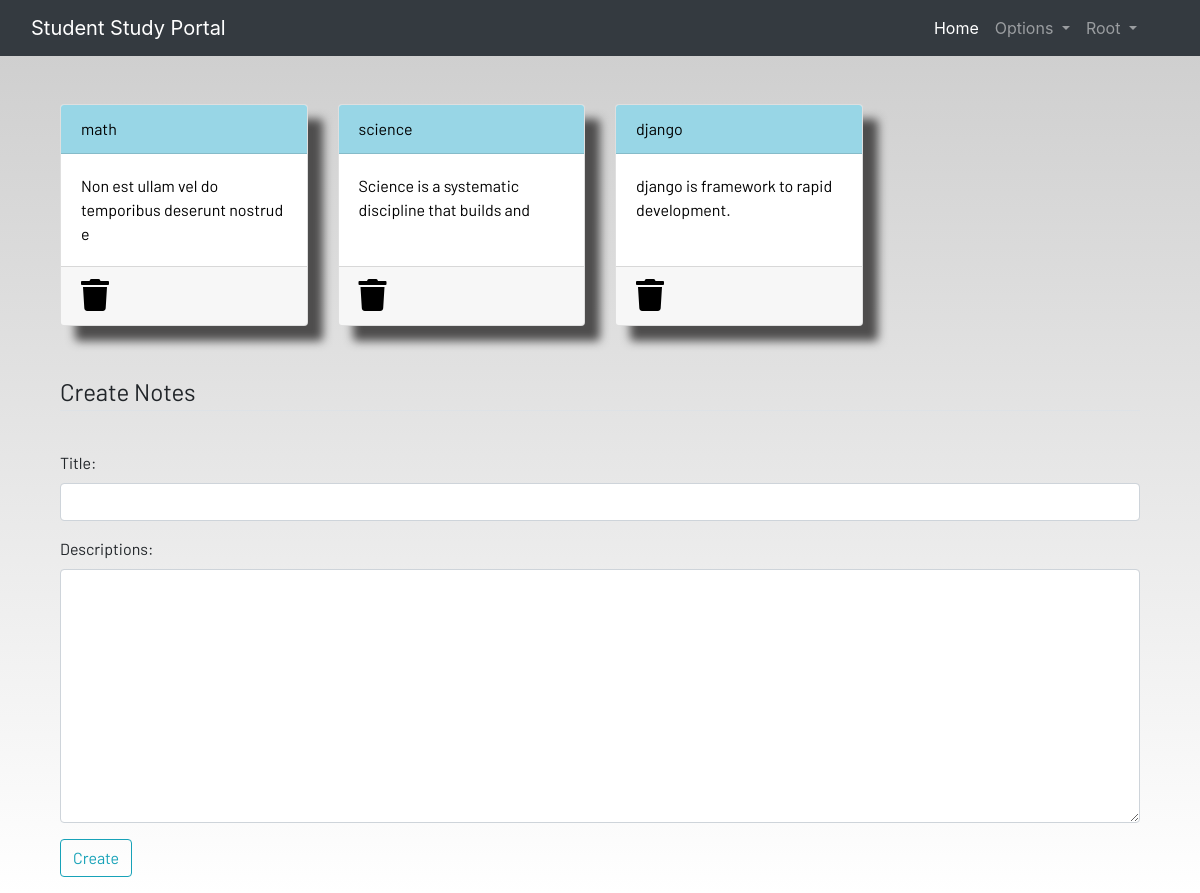
/notes/ (signed in), run on the app's committed database.
### dashbord/models.py (models this page shows, shortened)
class Notes(models.Model):
    user = models.ForeignKey(User, on_delete=models.CASCADE)
    title = models.CharField(max_length=200)
    descriptions = models.TextField()

### dashbord/views.py (the view)
# urls.py: path("notes/", views.notes , name="notes"),
@login_required(login_url='login')
def notes(request):
    if request.method == "POST":
        form = NoteForm(request.POST)
        if form.is_valid():
            notes = Notes(user=request.user, title=request.POST['title'], descriptions=request.POST['descriptions'])
            notes.save()
            messages.success(request, f"Note added {request.user.username} successfully")
    form = NoteForm()
    notes = Notes.objects.filter(user=request.user)
    context = {
        "notes":notes,
        "form":form ,
    }
    return render(request, "dashboard/notes.html", context)

### dashbord/forms.py
class NoteForm(forms.ModelForm):
    class Meta:
        model = Notes
        fields =["title","descriptions"]

### dashbord/templatetags/custom_filters.py (called while the page is built)
@register.filter
def add_class(field, css_class):
    return field.as_widget(attrs={'class': css_class})

### dashbord/templates/dashboard/notes.html (shortened to what this page needs)
{% extends 'dashboard/base.html' %}
{% load static %}
{% block content %}
{% load custom_filters %}
<div class="container">
    <div class="row">
        {% for note in notes %}
        <div class="col-md-3">
            <a href=" {% url 'notesdetails' note.id %} ">
                <div class="card">
                    <div class="card-header">{{note.title}}</div>
                    <div class="card-body">{{note.descriptions|slice:"0:50"}}</div>
                    <div class="card-footer mt-auto "><a href="{% url 'deletenote' note.id %}">
                        <i class="fa fa-trash fa-2x"></i></a>
                    </div>
                </div>
            </a>
        </div>
        {% endfor %}
        <br><br>
    </div>
</div>
<br><br>
<div class="container">
    <form method="POST">
        <fieldset class="form-group">
            <legend class="border-bottom mb-4">Create Notes</legend>
        </fieldset>
        <div class="form-group">
            {{ form.title.label_tag }} <br>
            {{ form.title|add_class:"form-control" }}
        </div>
        <div class="form-group">
            {{ form.descriptions.label_tag }}  <br>
            {{ form.descriptions|add_class:"form-control" }}
        </div>
        <div class="form-group">
            <button href="" class="btn btn-outline-info" type="submit">
                Create
            </button>
        </div>
    </form>
</div>
{% endblock content %}

### dashbord/templates/dashboard/base.html (shortened to what this page needs)
<!DOCTYPE html>
{% load static %}
<html lang="en">
<head>
  <link rel="stylesheet" href="https://stackpath.bootstrapcdn.com/bootstrap/4.3.1/css/bootstrap.min.css"
 />
  <link rel="stylesheet" href="https://use.fontawesome.com/releases/v5.7.2/css/all.css"
 />
  <link rel="stylesheet" href="{% static 'css/main.css' %}" />
</head>
<body>
  <header>
    <nav class="navbar navbar-expand-lg navbar-dark bg-dark">
      <div class="container-fluid">
        <a class="navbar-brand" href="{% url 'home' %}">Student Study Portal</a>
        <div class="collapse navbar-collapse justify-content-end" id="navbarSupportedContent">
          <ul class="navbar-nav mb-2 mb-lg-0">
            <li class="nav-item">
              <a class="nav-link active" aria-current="page" href="{% url 'home' %}">Home</a>
            </li>
            <li class="nav-item dropdown">
              <a class="nav-link dropdown-toggle" href="#" id="navbarDropdown" role="button" data-toggle="dropdown"
                aria-haspopup="true" aria-expanded="false">
                Options
              </a>
            </li>
            {% if user.is_authenticated %}
            <li class="nav-item dropdown mr-4">
              <a class="nav-link dropdown-toggle" href="#" id="navbarDropdown" role="button" data-toggle="dropdown"
                aria-haspopup="true" aria-expanded="false">
                {{ user.username|capfirst }}
              </a>
            </li>
            {% endif %}
          </ul>
        </div>
      </div>
    </nav>
  </header>
  <br /><br />
  <main>
    <div class="container">
    {% block content %}
    {% endblock content %}
  </main>
</body>
</html>

### static/css/main.css (style rules this page uses)
html { scroll-behavior: smooth; height: 100%; width: 100%; }
main { font-family: Barlow, Quicksand, Rubik, sans-serif, serif, 'Times New Roman', Times, serif !important; }
.card { box-shadow: 15px 15px 10px rgb(78, 77, 77); }
a { text-decoration: none !important; color: black; }
.card-header { color: black !important; background: rgb(152, 214, 230) !important; transition: 0.3s ease-in; }
html, body { max-width: 100%; overflow-x: hidden; height: 100%; width: 100%; }
body { background: linear-gradient(rgba(0, 0, 0, 0.2), rgba(255, 255, 255, 0.5)); overflow-x: hidden; background-repeat: no-repeat; }
.card-header { background-color: rgb(133, 204, 231); }
.col-md-3 .card { width: 100%; height: 100%; }
.fa { color: black; }

### data on the page
Notes: title "math", descriptions "Non est ullam vel do temporibus deserunt nostrud e"
Notes: title "science", descriptions "Science is a systematic discipline that builds and"
Notes: title "django", descriptions "django is framework to rapid development."

### other printed values
{{ user.username|capfirst }} "Root"
